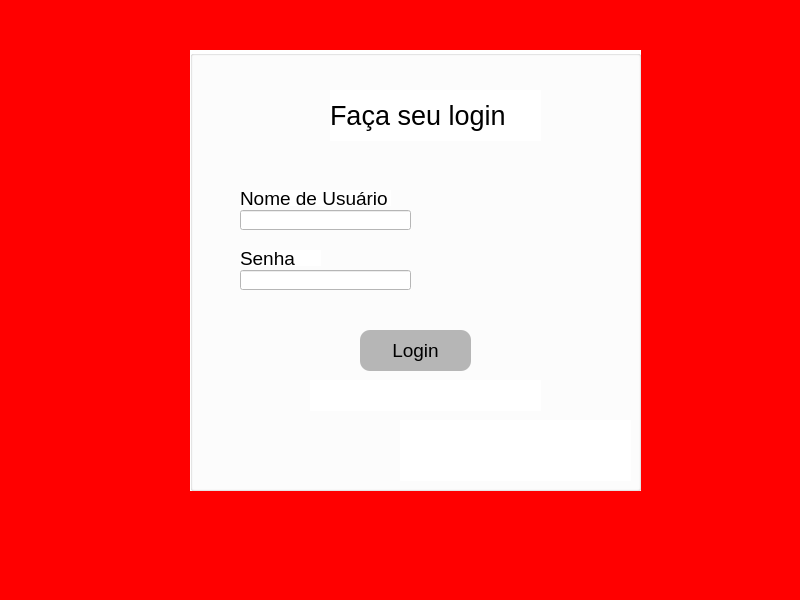
<?xml version="1.0" encoding="UTF-8"?>
<ui version="4.0">
 <class>MainWindow</class>
 <widget class="QMainWindow" name="MainWindow">
  <property name="geometry">
   <rect>
    <x>0</x>
    <y>0</y>
    <width>800</width>
    <height>600</height>
   </rect>
  </property>
  <property name="windowTitle">
   <string>MainWindow</string>
  </property>
  <property name="styleSheet">
   <string notr="true">background-color: rgb(255, 0, 0);</string>
  </property>
  <widget class="QWidget" name="centralwidget">
   <widget class="QGroupBox" name="groupBox">
    <property name="geometry">
     <rect>
      <x>190</x>
      <y>50</y>
      <width>451</width>
      <height>441</height>
     </rect>
    </property>
    <property name="styleSheet">
     <string notr="true">background-color: rgb(255, 255, 255);</string>
    </property>
    <property name="title">
     <string/>
    </property>
    <widget class="QLineEdit" name="NomeUsuario">
     <property name="geometry">
      <rect>
       <x>50</x>
       <y>160</y>
       <width>171</width>
       <height>20</height>
      </rect>
     </property>
     <property name="styleSheet">
      <string notr="true"/>
     </property>
    </widget>
    <widget class="QLineEdit" name="Senha">
     <property name="geometry">
      <rect>
       <x>50</x>
       <y>220</y>
       <width>171</width>
       <height>20</height>
      </rect>
     </property>
     <property name="styleSheet">
      <string notr="true">background-color: rgb(255, 255, 255);</string>
     </property>
    </widget>
    <widget class="QLabel" name="label">
     <property name="geometry">
      <rect>
       <x>50</x>
       <y>140</y>
       <width>151</width>
       <height>16</height>
      </rect>
     </property>
     <property name="font">
      <font>
       <pointsize>14</pointsize>
      </font>
     </property>
     <property name="text">
      <string>Nome de Usuário</string>
     </property>
    </widget>
    <widget class="QLabel" name="label_2">
     <property name="geometry">
      <rect>
       <x>50</x>
       <y>200</y>
       <width>81</width>
       <height>16</height>
      </rect>
     </property>
     <property name="font">
      <font>
       <pointsize>14</pointsize>
      </font>
     </property>
     <property name="text">
      <string>Senha</string>
     </property>
    </widget>
    <widget class="QLabel" name="label_4">
     <property name="geometry">
      <rect>
       <x>140</x>
       <y>40</y>
       <width>211</width>
       <height>51</height>
      </rect>
     </property>
     <property name="font">
      <font>
       <pointsize>20</pointsize>
      </font>
     </property>
     <property name="text">
      <string>Faça seu login</string>
     </property>
    </widget>
    <widget class="QLabel" name="label_3">
     <property name="geometry">
      <rect>
       <x>210</x>
       <y>370</y>
       <width>231</width>
       <height>61</height>
      </rect>
     </property>
     <property name="text">
      <string/>
     </property>
     <property name="pixmap">
      <pixmap>../formula-1-logo-1-1.png</pixmap>
     </property>
     <property name="scaledContents">
      <bool>true</bool>
     </property>
     <property name="alignment">
      <set>Qt::AlignLeading|Qt::AlignLeft|Qt::AlignVCenter</set>
     </property>
    </widget>
    <widget class="QPushButton" name="LoginButton">
     <property name="geometry">
      <rect>
       <x>170</x>
       <y>280</y>
       <width>111</width>
       <height>41</height>
      </rect>
     </property>
     <property name="font">
      <font>
       <pointsize>14</pointsize>
      </font>
     </property>
     <property name="styleSheet">
      <string notr="true">QPushButton{
	background-color: rgb(182, 182, 182);
	border-radius:10px;
		
}

QPushButton:hover{
	background-color: rgb(182, 182, 182);
	border:none;	
	background-color: rgb(162, 162, 162);
}

QPushButton:pressr{
	background-color: rgb(182, 182, 182);
	border:none;	
	background-color: rgb(162, 162, 162);
	border-bottom:none;
}</string>
     </property>
     <property name="text">
      <string>Login</string>
     </property>
    </widget>
    <widget class="QLabel" name="UsuarioSenha">
     <property name="geometry">
      <rect>
       <x>120</x>
       <y>330</y>
       <width>231</width>
       <height>31</height>
      </rect>
     </property>
     <property name="font">
      <font>
       <pointsize>14</pointsize>
      </font>
     </property>
     <property name="text">
      <string/>
     </property>
    </widget>
   </widget>
  </widget>
  <widget class="QMenuBar" name="menubar">
   <property name="geometry">
    <rect>
     <x>0</x>
     <y>0</y>
     <width>800</width>
     <height>21</height>
    </rect>
   </property>
  </widget>
  <widget class="QStatusBar" name="statusbar"/>
 </widget>
 <resources/>
 <connections/>
</ui>
